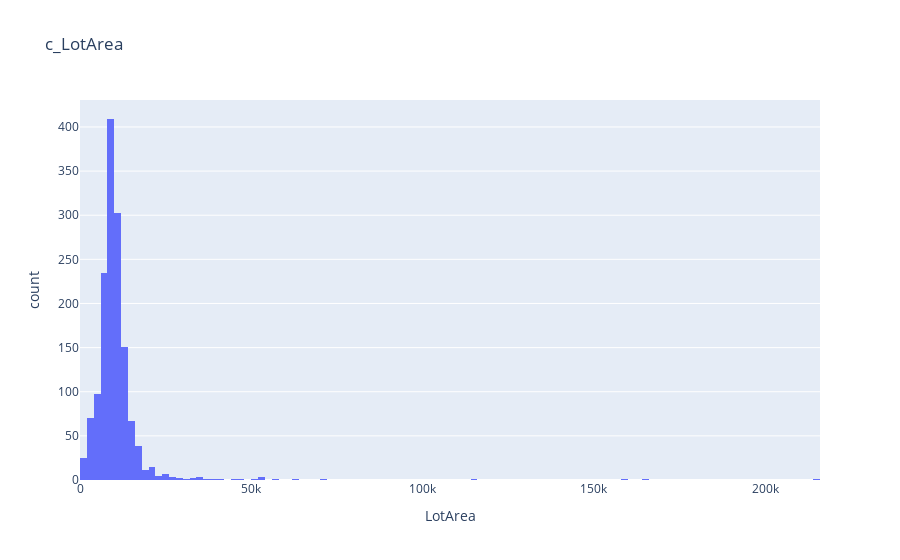

Notebook source saved alongside this figure:
### Code cell
fig=df.plot.hist(x="c_LotArea",title="c_LotArea",labels={"c_LotArea":"LotArea"})
fig

### Figure 1 — Plotly figure (JSON) as saved in the notebook; plotly's stock layout.template omitted (floating-point values rounded to 4 significant figures; data arrays with more than 128 entries replaced by an {"elided": "..."} marker saying what was removed)
{"data": [{"alignmentgroup": "True", "bingroup": "x", "hovertemplate": "LotArea=%{x}<br>count=%{y}<extra></extra>", "legendgroup": "", "marker": {"color": "#636efa", "pattern": {"shape": ""}}, "name": "", "offsetgroup": "", "orientation": "v", "showlegend": false, "type": "histogram", "x": {"elided": "1460 int values"}, "xaxis": "x", "yaxis": "y"}], "layout": {"barmode": "relative", "legend": {"tracegroupgap": 0}, "title": {"text": "c_LotArea"}, "xaxis": {"anchor": "y", "domain": [0, 1], "title": {"text": "LotArea"}}, "yaxis": {"anchor": "x", "domain": [0, 1], "title": {"text": "count"}}}}
